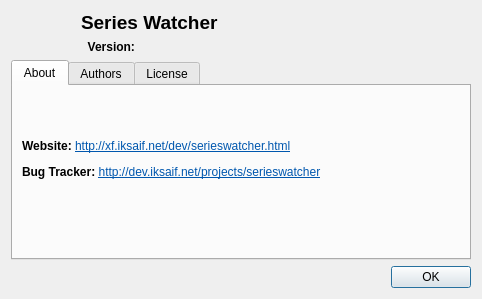
<?xml version="1.0" encoding="UTF-8"?>
<ui version="4.0">
 <class>AboutDialog</class>
 <widget class="QDialog" name="AboutDialog">
  <property name="geometry">
   <rect>
    <x>0</x>
    <y>0</y>
    <width>482</width>
    <height>299</height>
   </rect>
  </property>
  <property name="windowTitle">
   <string>About Series Watcher</string>
  </property>
  <layout class="QGridLayout" name="gridLayout">
   <item row="0" column="0" rowspan="2">
    <widget class="QLabel" name="iconLabel">
     <property name="sizePolicy">
      <sizepolicy hsizetype="Preferred" vsizetype="Fixed">
       <horstretch>0</horstretch>
       <verstretch>0</verstretch>
      </sizepolicy>
     </property>
     <property name="maximumSize">
      <size>
       <width>64</width>
       <height>64</height>
      </size>
     </property>
     <property name="text">
      <string/>
     </property>
     <property name="pixmap">
      <pixmap resource="serieswatcher.qrc">:/res/icon64.png</pixmap>
     </property>
    </widget>
   </item>
   <item row="0" column="1">
    <widget class="QLabel" name="titleLabel">
     <property name="font">
      <font>
       <pointsize>14</pointsize>
       <weight>75</weight>
       <bold>true</bold>
      </font>
     </property>
     <property name="text">
      <string>Series Watcher</string>
     </property>
    </widget>
   </item>
   <item row="1" column="1">
    <widget class="QLabel" name="versionLabel">
     <property name="font">
      <font>
       <weight>75</weight>
       <bold>true</bold>
      </font>
     </property>
     <property name="text">
      <string>  Version: </string>
     </property>
    </widget>
   </item>
   <item row="2" column="0" colspan="2">
    <widget class="QTabWidget" name="tabWidget">
     <property name="currentIndex">
      <number>0</number>
     </property>
     <widget class="QWidget" name="tabAbout">
      <attribute name="title">
       <string>About</string>
      </attribute>
      <layout class="QGridLayout" name="gridLayout_4">
       <item row="0" column="0">
        <widget class="QLabel" name="aboutLabel">
         <property name="text">
          <string>&lt;!DOCTYPE HTML PUBLIC &quot;-//W3C//DTD HTML 4.0//EN&quot; &quot;http://www.w3.org/TR/REC-html40/strict.dtd&quot;&gt;
&lt;html&gt;&lt;head&gt;&lt;meta name=&quot;qrichtext&quot; content=&quot;1&quot; /&gt;&lt;style type=&quot;text/css&quot;&gt;
p, li { white-space: pre-wrap; }
&lt;/style&gt;&lt;/head&gt;&lt;body style=&quot; font-family:'DejaVu Sans';  font-weight:400; font-style:normal;&quot;&gt;
&lt;p style=&quot; margin-top:0px; margin-bottom:0px; margin-left:0px; margin-right:0px; -qt-block-indent:0; text-indent:0px;&quot;&gt;&lt;span style=&quot; font-weight:600;&quot;&gt;Website:&lt;/span&gt; &lt;a href=&quot;http://xf.iksaif.net/dev/serieswatcher.html&quot;&gt;&lt;span style=&quot; text-decoration: underline; color:#0057ae;&quot;&gt;http://xf.iksaif.net/dev/serieswatcher.html&lt;/span&gt;&lt;/a&gt;&lt;/p&gt;
&lt;p style=&quot; margin-top:12px; margin-bottom:12px; margin-left:0px; margin-right:0px; -qt-block-indent:0; text-indent:0px;&quot;&gt;&lt;span style=&quot; font-weight:600;&quot;&gt;Bug Tracker: &lt;/span&gt;&lt;a href=&quot;http://dev.iksaif.net/projects/serieswatcher&quot;&gt;&lt;span style=&quot; text-decoration: underline; color:#0057ae;&quot;&gt;http://dev.iksaif.net/projects/serieswatcher&lt;/span&gt;&lt;/a&gt;&lt;/p&gt;
&lt;p style=&quot; margin-top:12px; margin-bottom:12px; margin-left:0px; margin-right:0px; -qt-block-indent:0; text-indent:0px;&quot;&gt;&lt;a href=&quot;https://www.paypal.com/cgi-bin/webscr?cmd=_donations&amp;amp;business=corentincj@iksaif.net&amp;amp;lc=US&amp;amp;item_name=Lugdulo'V&amp;amp;currency_code=EUR&amp;amp;bn=PP%2dDonationsBF%3abtn_donate_SM%2egif%3aNonHosted&quot;&gt;&lt;img src=&quot;:/res/paypal.png&quot; /&gt;&lt;/a&gt; &lt;a href=&quot;https://flattr.com/thing/75928/Serieswatcher&quot;&gt;&lt;img src=&quot;:/res/flattr.png&quot; /&gt;&lt;/a&gt;&lt;/p&gt;&lt;/body&gt;&lt;/html&gt;</string>
         </property>
         <property name="textFormat">
          <enum>Qt::RichText</enum>
         </property>
         <property name="openExternalLinks">
          <bool>true</bool>
         </property>
        </widget>
       </item>
      </layout>
     </widget>
     <widget class="QWidget" name="tabAuthors">
      <attribute name="title">
       <string>Authors</string>
      </attribute>
      <layout class="QGridLayout" name="gridLayout_3">
       <item row="0" column="0">
        <widget class="QTextBrowser" name="authorsBrowser">
         <property name="html">
          <string>&lt;!DOCTYPE HTML PUBLIC &quot;-//W3C//DTD HTML 4.0//EN&quot; &quot;http://www.w3.org/TR/REC-html40/strict.dtd&quot;&gt;
&lt;html&gt;&lt;head&gt;&lt;meta name=&quot;qrichtext&quot; content=&quot;1&quot; /&gt;&lt;style type=&quot;text/css&quot;&gt;
p, li { white-space: pre-wrap; }
&lt;/style&gt;&lt;/head&gt;&lt;body style=&quot; font-family:'DejaVu Sans'; font-weight:400; font-style:normal;&quot;&gt;
&lt;table border=&quot;0&quot; style=&quot;-qt-table-type: root; margin-top:4px; margin-bottom:4px; margin-left:4px; margin-right:4px;&quot;&gt;
&lt;tr&gt;
&lt;td style=&quot;border: none;&quot;&gt;
&lt;p style=&quot; margin-top:0px; margin-bottom:0px; margin-left:0px; margin-right:0px; -qt-block-indent:0; text-indent:0px;&quot;&gt;Copyright (C) 2010-2011 Corentin Chary &amp;lt;corentin.chary@gmail.com&amp;gt;&lt;/p&gt;
&lt;p style=&quot;-qt-paragraph-type:empty; margin-top:0px; margin-bottom:0px; margin-left:0px; margin-right:0px; -qt-block-indent:0; text-indent:0px;&quot;&gt;&lt;/p&gt;
&lt;p style=&quot; margin-top:0px; margin-bottom:0px; margin-left:0px; margin-right:0px; -qt-block-indent:0; text-indent:0px;&quot;&gt;&lt;span style=&quot; font-weight:600;&quot;&gt;Thanks:&lt;/span&gt;&lt;/p&gt;
&lt;p style=&quot; margin-top:0px; margin-bottom:0px; margin-left:0px; margin-right:0px; -qt-block-indent:0; text-indent:0px;&quot;&gt;Thomas l'Excellent &lt;a href=&quot;http://book.thomaslexcellent.com/&quot;&gt;&lt;span style=&quot; text-decoration: underline; color:#0057ae;&quot;&gt;http://thomaslexcellent.com/&lt;/span&gt;&lt;/a&gt; - Icon&lt;/p&gt;
&lt;p style=&quot; margin-top:0px; margin-bottom:0px; margin-left:0px; margin-right:0px; -qt-block-indent:0; text-indent:0px;&quot;&gt;Default icons from &lt;a href=&quot;http://www.oxygen-icons.org/&quot;&gt;&lt;span style=&quot; text-decoration: underline; color:#0057ae;&quot;&gt;Oxygen Theme&lt;/span&gt;&lt;/a&gt;&lt;/p&gt;
&lt;p style=&quot;-qt-paragraph-type:empty; margin-top:0px; margin-bottom:0px; margin-left:0px; margin-right:0px; -qt-block-indent:0; text-indent:0px; text-decoration: underline; color:#0057ae;&quot;&gt;&lt;/p&gt;&lt;/td&gt;&lt;/tr&gt;&lt;/table&gt;&lt;/body&gt;&lt;/html&gt;</string>
         </property>
         <property name="openExternalLinks">
          <bool>true</bool>
         </property>
        </widget>
       </item>
      </layout>
     </widget>
     <widget class="QWidget" name="tabLicense">
      <attribute name="title">
       <string>License</string>
      </attribute>
      <layout class="QGridLayout" name="gridLayout_2">
       <item row="0" column="0">
        <widget class="QTextBrowser" name="licenceBrowser">
         <property name="html">
          <string>&lt;!DOCTYPE HTML PUBLIC &quot;-//W3C//DTD HTML 4.0//EN&quot; &quot;http://www.w3.org/TR/REC-html40/strict.dtd&quot;&gt;
&lt;html&gt;&lt;head&gt;&lt;meta name=&quot;qrichtext&quot; content=&quot;1&quot; /&gt;&lt;style type=&quot;text/css&quot;&gt;
p, li { white-space: pre-wrap; }
&lt;/style&gt;&lt;/head&gt;&lt;body style=&quot; font-family:'DejaVu Sans'; font-weight:400; font-style:normal;&quot;&gt;
&lt;table border=&quot;0&quot; style=&quot;-qt-table-type: root; margin-top:4px; margin-bottom:4px; margin-left:4px; margin-right:4px;&quot;&gt;
&lt;tr&gt;
&lt;td style=&quot;border: none;&quot;&gt;
&lt;p style=&quot; margin-top:0px; margin-bottom:0px; margin-left:0px; margin-right:0px; -qt-block-indent:0; text-indent:0px;&quot;&gt;This program is free software; you can redistribute it and/or modify&lt;/p&gt;
&lt;p style=&quot; margin-top:0px; margin-bottom:0px; margin-left:0px; margin-right:0px; -qt-block-indent:0; text-indent:0px;&quot;&gt;it under the terms of the GNU General Public License as published by&lt;/p&gt;
&lt;p style=&quot; margin-top:0px; margin-bottom:0px; margin-left:0px; margin-right:0px; -qt-block-indent:0; text-indent:0px;&quot;&gt;the Free Software Foundation; either version 2 of the License, or&lt;/p&gt;
&lt;p style=&quot; margin-top:0px; margin-bottom:0px; margin-left:0px; margin-right:0px; -qt-block-indent:0; text-indent:0px;&quot;&gt;(at your option) any later version.&lt;/p&gt;
&lt;p style=&quot;-qt-paragraph-type:empty; margin-top:0px; margin-bottom:0px; margin-left:0px; margin-right:0px; -qt-block-indent:0; text-indent:0px;&quot;&gt;&lt;/p&gt;
&lt;p style=&quot; margin-top:0px; margin-bottom:0px; margin-left:0px; margin-right:0px; -qt-block-indent:0; text-indent:0px;&quot;&gt;This program is distributed in the hope that it will be useful, but&lt;/p&gt;
&lt;p style=&quot; margin-top:0px; margin-bottom:0px; margin-left:0px; margin-right:0px; -qt-block-indent:0; text-indent:0px;&quot;&gt;WITHOUT ANY WARRANTY; without even the implied warranty of MERCHANTABILITY&lt;/p&gt;
&lt;p style=&quot; margin-top:0px; margin-bottom:0px; margin-left:0px; margin-right:0px; -qt-block-indent:0; text-indent:0px;&quot;&gt;or FITNESS FOR A PARTICULAR PURPOSE. See the GNU General Public License&lt;/p&gt;
&lt;p style=&quot; margin-top:0px; margin-bottom:0px; margin-left:0px; margin-right:0px; -qt-block-indent:0; text-indent:0px;&quot;&gt;for more details.&lt;/p&gt;
&lt;p style=&quot;-qt-paragraph-type:empty; margin-top:0px; margin-bottom:0px; margin-left:0px; margin-right:0px; -qt-block-indent:0; text-indent:0px;&quot;&gt;&lt;/p&gt;
&lt;p style=&quot; margin-top:0px; margin-bottom:0px; margin-left:0px; margin-right:0px; -qt-block-indent:0; text-indent:0px;&quot;&gt;You should have received a copy of the GNU General Public License along&lt;/p&gt;
&lt;p style=&quot; margin-top:0px; margin-bottom:0px; margin-left:0px; margin-right:0px; -qt-block-indent:0; text-indent:0px;&quot;&gt;with this program; if not, write to the Free Software Foundation, Inc.,&lt;/p&gt;
&lt;p style=&quot; margin-top:0px; margin-bottom:0px; margin-left:0px; margin-right:0px; -qt-block-indent:0; text-indent:0px;&quot;&gt;59 Temple Place, Suite 330, Boston, MA 02111-1307 USA&lt;/p&gt;&lt;/td&gt;&lt;/tr&gt;&lt;/table&gt;&lt;/body&gt;&lt;/html&gt;</string>
         </property>
        </widget>
       </item>
      </layout>
     </widget>
    </widget>
   </item>
   <item row="3" column="0" colspan="2">
    <widget class="QDialogButtonBox" name="buttonBox">
     <property name="orientation">
      <enum>Qt::Horizontal</enum>
     </property>
     <property name="standardButtons">
      <set>QDialogButtonBox::Ok</set>
     </property>
    </widget>
   </item>
  </layout>
 </widget>
 <resources>
  <include location="serieswatcher.qrc"/>
 </resources>
 <connections>
  <connection>
   <sender>buttonBox</sender>
   <signal>accepted()</signal>
   <receiver>AboutDialog</receiver>
   <slot>accept()</slot>
   <hints>
    <hint type="sourcelabel">
     <x>248</x>
     <y>254</y>
    </hint>
    <hint type="destinationlabel">
     <x>157</x>
     <y>274</y>
    </hint>
   </hints>
  </connection>
  <connection>
   <sender>buttonBox</sender>
   <signal>rejected()</signal>
   <receiver>AboutDialog</receiver>
   <slot>reject()</slot>
   <hints>
    <hint type="sourcelabel">
     <x>316</x>
     <y>260</y>
    </hint>
    <hint type="destinationlabel">
     <x>286</x>
     <y>274</y>
    </hint>
   </hints>
  </connection>
 </connections>
</ui>
